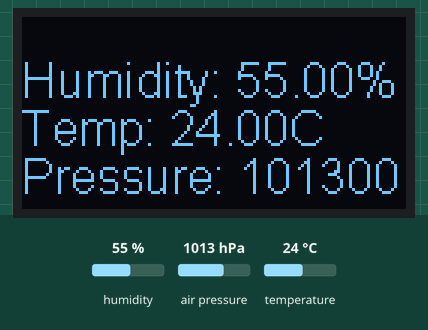
Recording of a sketch running on a simulated ESP32. Parts: 128×64 one-colour display. The inputs (shaded band) are chosen by the test bench; at power-on: humidity 55 %, air pressure 1013 hPa, temperature 24 °C. WiFi joins after 1.5 s; servers stay silent unless stated; uploads are accepted with an empty reply; the local clock reads 2024-03-15 10:24:30 at power-on unless the sketch sets it; what the sketch prints to the serial monitor is not drawn.

Above: at 4.7 s.
4.8 s: humidity set to 22 %
At 7.4 s:
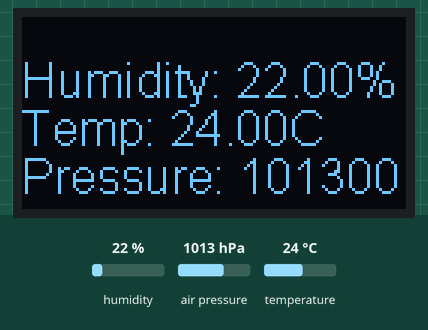
8.6 s: air pressure set to 952 hPa
At 10.9 s:
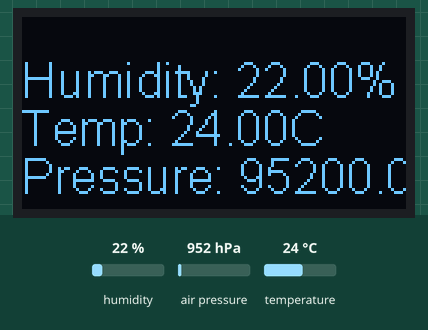
12.4 s: temperature set to 12 °C
At 15.2 s:
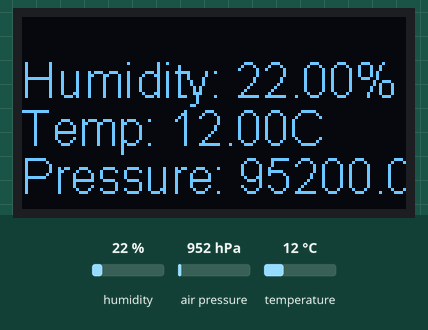
16.2 s: air pressure set to 975 hPa
At 18.6 s:
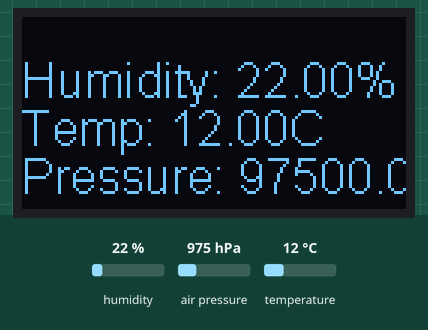
20.0 s: humidity set to 40 %
At 23.0 s:
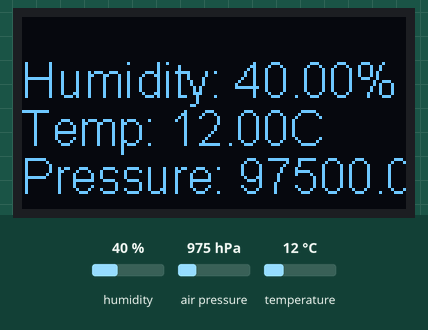
24.1 s: air pressure set to 1000 hPa
At 26.3 s:
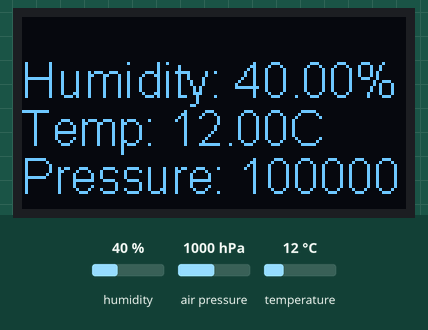
Timing chart, 0 to 27.8 s (numbered marks = the images above; inputs shaded):
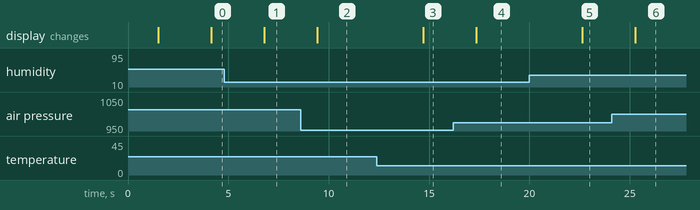

Measured:
- after the input at 4.8 s, the display: changes after 2.0 s (image 1)
- after the input at 8.6 s, the display: changes after 0.83 s (image 2)
- after the input at 12.4 s, the display: changes after 2.3 s (image 3)
- after the input at 16.2 s, the display: changes after 1.1 s (image 4)
- after the input at 20.0 s, the display: changes after 2.6 s (image 5)
- after the input at 24.1 s, the display: changes after 1.2 s (image 6)

The sketch:

esp_32_demo.ino
```cpp
/*
 * Install the following libraries:
 * "Wifi" (builtin)
 * "HTTP Client" (builtin on some devices)
 * "Adafruit BMP085 Library"
 * "Adafruit BusIO"
 * "Adafruit Unified Sensor"
 * "DHT sensor library"
 * "ESP8266 and ESP32 OLED driver for SSD1306 displays"
 */

#include <Wire.h>
#include "WiFi.h"
#include "DHT.h"
#include "HTTPClient.h"
#include "SSD1306Wire.h"
#include "time.h"
#include <Adafruit_BMP085.h>

// PINOUTS
#define PIN_OLED_SDA 21
#define PIN_OLED_SCL 22
#define PIN_DHT11 4
#define DHTTYPE DHT11 // type of DHT device (DHT 11 comes with amazon weather station)
#define SCREEN_WIDTH 128 // OLED display width, in pixels
#define SCREEN_HEIGHT 64 // OLED display height, in pixels
#define OLED_RESET     -1 // Reset pin # (or -1 if sharing Arduino reset pin)

DHT dht(PIN_DHT11, DHTTYPE);
SSD1306Wire display(0x3c, SDA, SCL);
Adafruit_BMP085 bmp;
HTTPClient http;

const int reading_delay = 20000; // n milliseconds to pause between readings

//WIFI SETTINGS
const char* ssid = "ATT5yX6g8p";
const char* password =  "35fcs6hyi#yj";
const char* server = "https://api.is-conic.com/api/v0p1/sensor";
const char* ntpServer = "pool.ntp.org";

//DEVICE SETTINGS
const String sensor_name = "Arjun_weather_kit";
float lat = 35.1222;
float lon = -121.8431;


//state variables
unsigned long epochTime;

void setup() {
  /*
   * Connect to wifi and start sensor modules.
   * Network name and password should be specified manually
   * above.
   */
  Serial.begin(115200);
  WiFi.begin(ssid, password);
  Serial.println("Wifi has begun");
  while (WiFi.status() != WL_CONNECTED) {
    delay(500);
    Serial.println("Connecting to WiFi..");
  }
  Serial.println("Connected to the WiFi network");
  http.begin(server);
  http.addHeader("Content-Type", "application/json");
  //Start the DHT driver module
  dht.begin();
  //Start the OLED module
  display.init();
  display.flipScreenVertically();
  display.setFont(ArialMT_Plain_10);
  //start time
  configTime(0, 0, ntpServer);
  //start the bmp sensor
  if (!bmp.begin()) {
    Serial.println("Could not find a valid BMP085 sensor, check wiring!");
    while (1) {}
  }
}

unsigned long getTime() {
  /*
   * Get the current time, in epoch time. Returns 0 if unable to obtain time.
   * From: https://randomnerdtutorials.com/epoch-unix-time-esp32-arduino/
   */
  time_t now;
  struct tm timeinfo;
  if (!getLocalTime(&timeinfo)) {
    Serial.println("Failed to obtain time");
    return(0);
  }
  time(&now);
  return now;
}

String post_to_string(float measurement, String unit, bool incl_time, bool incl_location) {
  /*
   * Convert the input measurement to a json-compatible string.
   * The sensor name and location are hard-coded at the top of this sketch.
   */
  String json = "{\"key\":\"" + sensor_name + "\",\"unit\":\"" + unit + "\",\"value\":\"" + String(measurement);
  if (incl_time) {
    //time_t now;
    unsigned long curr_time = getTime();
    if (curr_time > 0) {
      json = json + "\",\"timestamp\":\"" + String(curr_time);
    }
  }
  if (incl_location) {
    json = json + "\",\"lat\":\"" + String(lat) + "\",\"lon\":\"" + String(lon);
  }
  json = json + "\"}";
  return json;
}

void display_readings(float humidity, float temp, float pressure) {
    /*
     * Display the current humidity and temperature on the OLED.
     */
    display.clear();
    display.setTextAlignment(TEXT_ALIGN_LEFT);
    display.setFont(ArialMT_Plain_16);
    display.drawString(0, 12, "Humidity: " + String(humidity) + "%");
    display.drawString(0, 28, "Temp: " + String(temp) + "C");
    display.drawString(0, 44, "Pressure: " + String(pressure) + "Pa");
    display.display();
}

void loop() {
  /*
   * Read humidity and temperature data from the DHT11 sensor; update the OLED
   * and POST the data.
   */
  while(true) {
    delay(2000);
    float h = dht.readHumidity();
    float t = dht.readTemperature();
    float p = bmp.readPressure();
    if (isnan(h) || isnan(t)) {
     Serial.println("Failed to read from DHT sensor!");
    } else {
      //Print readings to the serial
      Serial.println("Humidity (RH%): " + String(h));
      Serial.println("Temperature (C): " + String(t));
      Serial.println("Pressure (Pa): " + String(p));
      //Post both values separately and report error
      //TODO: posting the temperature produces errors (error code -2?!) when delay is too high
      int response_1 = http.POST(post_to_string(t, "Celsius", true, true));
      int response_2 = http.POST(post_to_string(h, "RH%", true, true));
      int response_3 = http.POST(post_to_string(p, "Pa", true, true));
      if ((response_1 != 200) or (response_2 != 200) or (response_3 != 200)) {
        Serial.print("HTTP Post error");
      }
      //display on OLED
      display_readings(h, t, p);
    }
  }
}
```
